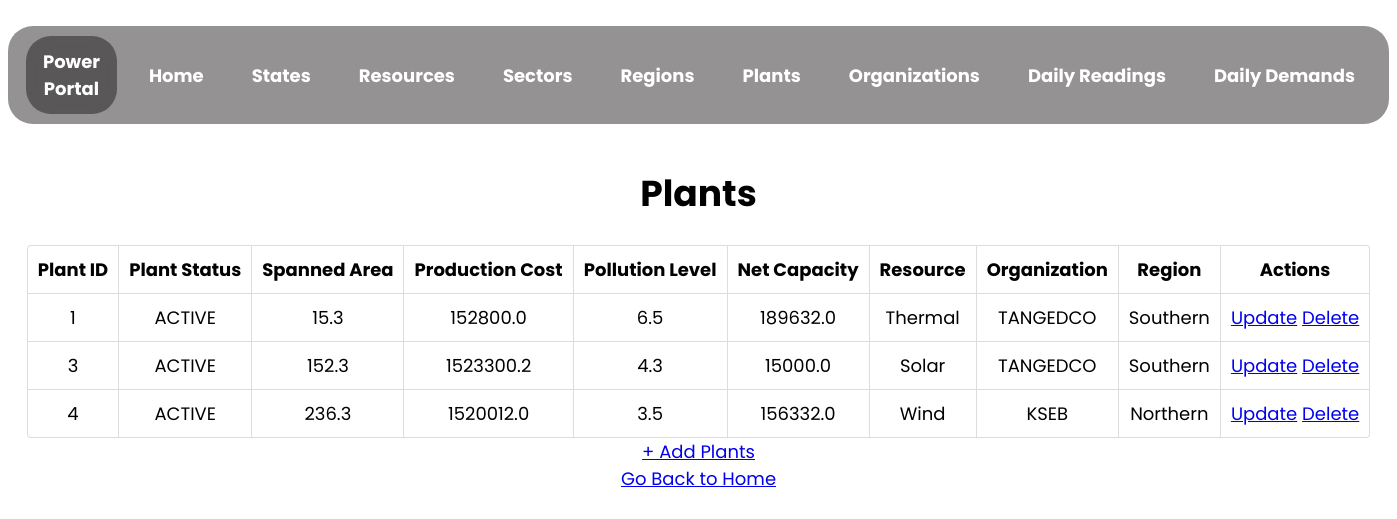
The app's page /plant with its own data.
### app.py (models this page shows)
class Plants(db.Model):
    __tablename__ = "plant"
    plant_id = db.Column(db.Integer, autoincrement = True, primary_key = True, unique = True, nullable = False)
    plant_status = db.Column(db.String, nullable = False)
    spanned_area = db.Column(db.Float, nullable = False)
    production_cost = db.Column(db.Float, nullable = False)
    pollution_level = db.Column(db.Float, nullable = False)
    net_capacity = db.Column(db.Float, nullable = False)
    resource_id = db.Column(db.Integer, db.ForeignKey("resources.resource_id"), nullable = False)
    region_id = db.Column(db.Integer, db.ForeignKey("region.region_id"), nullable = False)
    org_id = db.Column(db.Integer, db.ForeignKey("organization.org_id"), nullable = False)

class Resource(db.Model):
    __tablename__ = "resources"
    resource_id = db.Column(db.Integer, autoincrement = True, primary_key = True, unique = True, nullable = False)
    resource_type = db.Column(db.String, nullable = False, unique = True)
    resource_left = db.Column(db.Float, nullable = False)

class Organizations(db.Model):
    __tablename__ = "organization"
    org_id = db.Column(db.Integer, autoincrement = True, primary_key = True, unique = True, nullable = False)
    org_name = db.Column(db.String, nullable = False, unique = True)
    state_id = db.Column(db.Integer, db.ForeignKey("states.state_id"), nullable = False)
    sector_id = db.Column(db.Integer, db.ForeignKey("sector.sector_id"), nullable = False)

class Region(db.Model):
    __tablename__ = "region"
    region_id = db.Column(db.Integer, primary_key = True, nullable = False, unique = True, autoincrement = True)
    region_name = db.Column(db.String, nullable = False, unique = True)
    death_count = db.Column(db.Integer, nullable = False)
    allowed_pollution_level = db.Column(db.Float, nullable = False)

### app.py (the view)
@app.route("/plant", methods = ["GET", "POST"])
def view_plant():
    plant_list = Plants.query.all()
    plant_data = []
    for plant in plant_list:
        data = {
            "plant_id": plant.plant_id,
            "plant_status": plant.plant_status,
            "spanned_area": plant.spanned_area,
            "production_cost": plant.production_cost,
            "pollution_level": plant.pollution_level,
            "net_capacity": plant.net_capacity,
            "resource": Resource.query.get(plant.resource_id),
            "org": Organizations.query.get(plant.org_id),
            "region": Region.query.get(plant.region_id)
        }
        plant_data.append(data)
    return render_template(
        "view_plant.html",
        plant_data = plant_data
    )

### templates/view_plant.html (shortened to what this page needs)
<!DOCTYPE html>
<html lang="en">
  <head>
    <link rel="stylesheet" href="../static/assets/view.css">
  </head>
  <body>
    <nav>
      <ul class="menu-bar">
        <div class="logo">
          <a href="/">Power Portal </a>
        </div>
        <li><a href="/">Home</a></li>
        <li><a href="/state">States</a></li>
        <li><a href="/resource">Resources</a></li>
        <li><a href="/sector">Sectors</a></li>
        <li><a href="/region">Regions</a></li>
        <li><a href="/plant">Plants</a></li>
        <li><a href="/organization">Organizations</a></li>
        <li><a href="/daily_reading">Daily Readings</a></li>
        <li><a href="/daily_demand">Daily Demands</a></li>
      </ul>
    </nav>
    <h1 style="text-align: center">Plants</h1>
    {% if plant_data | length == 0 %}
        <p>No Plants Found! Add the plants now!</p>
        <a href="/plant/create" type="button">+ Add Plant</a>
    {% else %}
    <table id="plant-detail">
      <thead>
        <th>Plant ID</th>
        <th>Plant Status</th>
        <th>Spanned Area</th>
        <th>Production Cost</th>
        <th>Pollution Level</th>
        <th>Net Capacity</th>
        <th>Resource</th>
        <th>Organization</th>
        <th>Region</th>
        <th>Actions</th>
      </thead>
      {% for plant in plant_data %}
      <tr>
        <td>{{plant["plant_id"]}}</td>
        <td>{{plant["plant_status"]}}</td>
        <td>{{plant["spanned_area"]}}</td>
        <td>{{plant["production_cost"]}}</td>
        <td>{{plant["pollution_level"]}}</td>
        <td>{{plant["net_capacity"]}}</td>
        <td>{{(plant["resource"]).resource_type}}</td>
        <td>{{(plant["org"]).org_name}}</td>
        <td>{{(plant["region"]).region_name}}</td>
        <td>
            <a href="/plant/{{plant['plant_id']}}/update" type="button">Update</a>
            <a href="/plant/{{plant['plant_id']}}/delete" type="button">Delete</a>
        </td>
      </tr>
      {% endfor %}
    </table>
    <a href="/plant/create" type="button">+ Add Plants</a>
    {% endif %}
    <br>
    <a href="/">Go Back to Home</a>
  </body>
</html>

### static/assets/view.css (style rules this page uses)
html { scroll-behavior: smooth; }
html { background-color: none; position: relative; -webkit-animation-name: animatebottom; -webkit-animation-duration: 1s; animation-name: animatebottom; animation-duration: 1s; }
body { font-family: 'Poppins', sans-serif; text-align: center; font-size: large; }
.logo { border-radius: 25px; height: fit-content; display: inline-flex; background-color: rgba(0,0,0,0.4); -webkit-backdrop-filter: blur(10px); backdrop-filter: blur(10px); align-items: center; vertical-align: middle; padding: 12px 16px; margin: 0 8px; top: 0; color: white; transition: all .2s; }
.logo a { text-decoration: none; color: white; font-weight: bold; }
.menu-bar { border-radius: 25px; height: fit-content; display: inline-flex; background-color: rgb(148, 146, 146); -webkit-backdrop-filter: blur(10px); backdrop-filter: blur(10px); align-items: center; padding: 0 10px; padding-top: 10px; padding-bottom: 10px; top: 0; }
.menu-bar li { list-style: none; color: white; padding: 12px 16px; margin: 0 8px; position: relative; cursor: pointer; white-space: nowrap; transition: all .2s; }
.menu-bar li a { color: white; text-decoration: none; font-weight: bold; }
table { width: fit-content; border: 1px solid #ddd; border-collapse: separate; border-left: 0; border-radius: 4px; border-spacing: 0px; margin-left: auto; margin-right: auto; }
thead { display: table-header-group; vertical-align: middle; border-color: inherit; border-collapse: separate; text-align: center; padding: 10px; }
tr { display: table-row; vertical-align: inherit; border-color: inherit; text-align: center; padding: 10px; }
th, td { padding: 5px 4px 6px 4px; text-align: center; vertical-align: top; border-left: 1px solid #ddd; padding: 10px; }
td { border-top: 1px solid #ddd; }
thead:first-child tr:first-child th:first-child, tbody:first-child tr:first-child td:first-child { border-radius: 4px 0 0 0; }
thead:last-child tr:last-child th:first-child, tbody:last-child tr:last-child td:first-child { border-radius: 0 0 0 4px; }

### records on screen
Plants: plant_id "1", plant_status "ACTIVE", spanned_area "15.3", production_cost "152800.0", pollution_level "6.5", net_capacity "189632.0"
Resource: resource_type "Thermal"
Organizations: org_name "TANGEDCO"
Region: region_name "Southern"
Plants: plant_id "3", plant_status "ACTIVE", spanned_area "152.3", production_cost "1523300.2", pollution_level "4.3", net_capacity "15000.0"
Resource: resource_type "Solar"
Plants: plant_id "4", plant_status "ACTIVE", spanned_area "236.3", production_cost "1520012.0", pollution_level "3.5", net_capacity "156332.0"
Resource: resource_type "Wind"
Organizations: org_name "KSEB"
Region: region_name "Northern"
